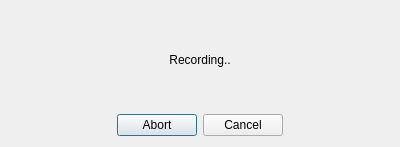
<?xml version="1.0" encoding="UTF-8"?>
<ui version="4.0">
 <class>Aquisition</class>
 <widget class="QDialog" name="Aquisition">
  <property name="geometry">
   <rect>
    <x>0</x>
    <y>0</y>
    <width>400</width>
    <height>147</height>
   </rect>
  </property>
  <property name="windowTitle">
   <string>Acquisition</string>
  </property>
  <layout class="QVBoxLayout" name="verticalLayout">
   <item>
    <widget class="QLabel" name="m_Text">
     <property name="text">
      <string>Recording..</string>
     </property>
     <property name="alignment">
      <set>Qt::AlignCenter</set>
     </property>
     <property name="wordWrap">
      <bool>true</bool>
     </property>
    </widget>
   </item>
   <item>
    <widget class="QDialogButtonBox" name="m_Buttons">
     <property name="standardButtons">
      <set>QDialogButtonBox::Abort|QDialogButtonBox::Cancel</set>
     </property>
     <property name="centerButtons">
      <bool>true</bool>
     </property>
    </widget>
   </item>
  </layout>
 </widget>
 <layoutdefault spacing="6" margin="11"/>
 <resources/>
 <connections/>
 <slots>
  <slot>killPipe()</slot>
 </slots>
</ui>
